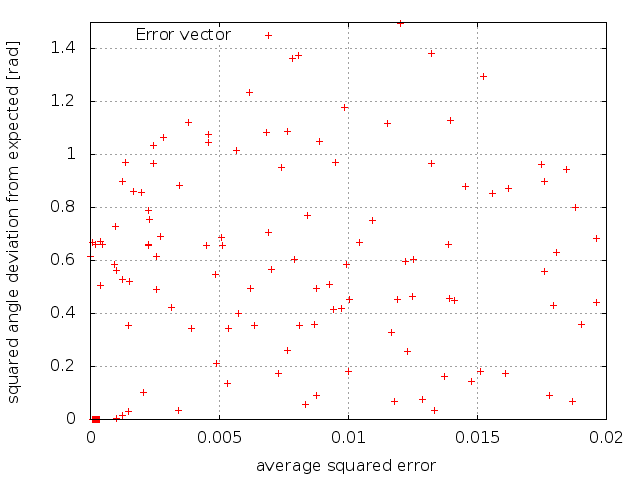

gnuplot code for this plot:
reset
set border linewidth 1.0
set pointsize 1.0 
#set style line 1 lc rgb '#6000ad' pt 7   # square

set grid
#set xtics 0.0001
#set ytics 0.0005

set key left;

set xrange[0:0.02]
set yrange[0:1.5]

set xlabel 'average squared error'
set ylabel 'squared angle deviation from expected [rad]'

set terminal png
set output 'error-feature-others.png'

# Plot some points 
plot 'feature.dat' using 1:2 title "Error vector"  w p


